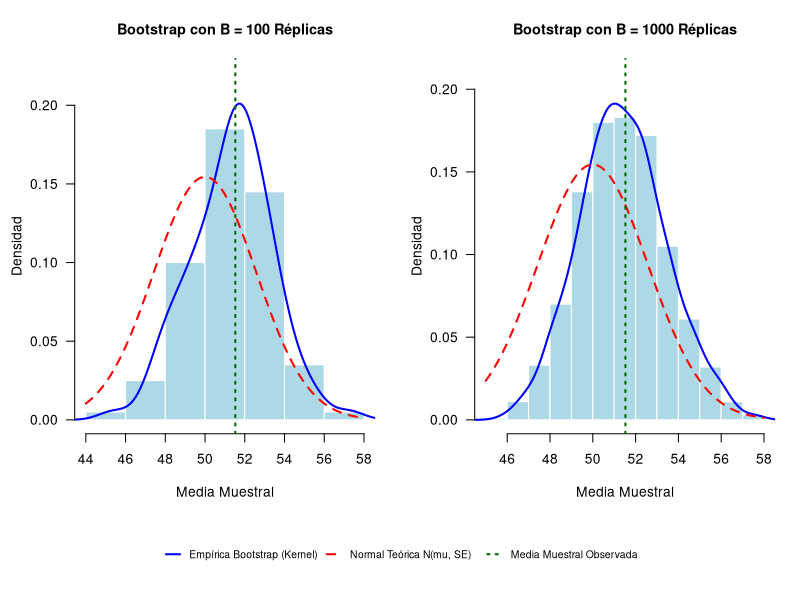

The R source for this figure:
# ==============================================================================
# EXPERIMENTO BOOTSTRAP: B =100 y B=1000
# ==============================================================================

# 1. Parámetros iniciales
set.seed(123)
n <- 15 #tamaño de muestra
mu_teorica <- 50#media te´rica mu
sd_teorica <- 10# sigma

# 2. Generación de muestra y remuestreos
muestra_original <- rnorm(n, mean = mu_teorica, sd = sd_teorica)#el ejercicio dice que es normal
media_orig <- mean(muestra_original)
se_teorico <- sd_teorica / sqrt(n) #sigma/raiz(n)

medias_boot_100 <- replicate(100, #100 réplicas
                             mean(sample(muestra_original, 
                                         size = n, 
                                         replace = TRUE))#se haga reemplazo
                             )
medias_boot_1000 <- replicate(1000, #1000 réplicas
                              mean(sample(muestra_original, 
                                          size = n,
                                          replace = TRUE)))

# 3. Configurar panel (85% para gráficas, 15% para leyenda)
layout(matrix(c(1, 2, 3, 3), 
              nrow = 2, #dos filas
              ncol = 2, #dos columnas
              byrow = TRUE), #organice por filas 
       heights = c(1, 0.18))

# Márgenes para las gráficas superiores
par(mar = c(4.5, 4.5, 3.5, 1.5))

# ------------------------------------------------------------------------------
# GRÁFICA 1: B = 100
# ------------------------------------------------------------------------------
ylim_100 <- max(c(density(medias_boot_100)$y,
                  dnorm(media_orig,
                        mu_teorica, se_teorico))) * 1.1

hist(medias_boot_100, 
     probability = TRUE, 
     main = "Bootstrap con B = 100 Réplicas",
     xlab = "Media Muestral", 
     ylab = "Densidad",
     col = "lightblue", 
     border = "white",
     ylim = c(0, ylim_100),
     cex.main = 1.05,
     las = 1)

lines(density(medias_boot_100), col = "blue", lwd = 2)
curve(dnorm(x, mean = mu_teorica, sd = se_teorico), add = TRUE, col = "red", lwd = 2, lty = 2)
abline(v = media_orig, col = "darkgreen", lwd = 2, lty = 3)

# ------------------------------------------------------------------------------
# GRÁFICA 2: B = 1000
# ------------------------------------------------------------------------------
ylim_1000 <- max(c(density(medias_boot_1000)$y, dnorm(media_orig, mu_teorica, se_teorico))) * 1.1

hist(medias_boot_1000, 
     probability = TRUE, 
     main = "Bootstrap con B = 1000 Réplicas",
     xlab = "Media Muestral", 
     ylab = "Densidad",
     col = "lightblue", 
     border = "white",
     ylim = c(0, ylim_1000),
     cex.main = 1.05,
     las = 1)

lines(density(medias_boot_1000), col = "blue", lwd = 2)
curve(dnorm(x, mean = mu_teorica, sd = se_teorico), add = TRUE, col = "red", lwd = 2, lty = 2)
abline(v = media_orig, col = "darkgreen", lwd = 2, lty = 3)

# ------------------------------------------------------------------------------
# LEYENDA ÚNICA (CORREGIDA PARA QUE NO SE CORTE EN LOS BORDES)
# ------------------------------------------------------------------------------
par(mar = c(0, 1, 0, 1)) # Margen lateral para evitar que se corte a la izquierda
plot.new()              # Lienzo invisible para la leyenda

legend("center", 
       legend = c("Empírica Bootstrap (Kernel)", 
                  "Normal Teórica N(mu, SE)", 
                  "Media Muestral Observada"),
       col = c("blue", "red", "darkgreen"), 
       lty = c(1, 2, 3), 
       lwd = 2,
       seg.len = 1.5,    # Hace la línea más corta para ganar espacio
       horiz = TRUE,    # Disposición horizontal
       bty = "n",
       cex = 0.75)      # Tamaño de letra ajustado

# Restaurar configuración gráfica predeterminada
par(mfrow = c(1, 1))
